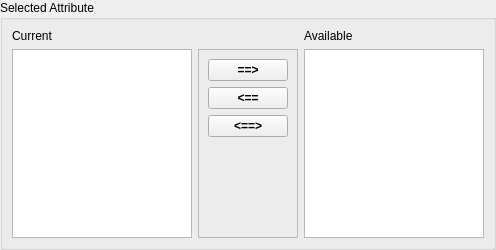
<?xml version="1.0" encoding="UTF-8"?>
<ui version="4.0">
 <class>qtAttributeAssociation</class>
 <widget class="QWidget" name="qtAttributeAssociation">
  <property name="geometry">
   <rect>
    <x>0</x>
    <y>0</y>
    <width>496</width>
    <height>250</height>
   </rect>
  </property>
  <property name="windowTitle">
   <string>Form</string>
  </property>
  <layout class="QVBoxLayout" name="verticalLayout_2">
   <property name="margin">
    <number>0</number>
   </property>
   <item>
    <widget class="QGroupBox" name="currentGroup">
     <property name="title">
      <string>Selected Attribute</string>
     </property>
     <layout class="QGridLayout" name="gridLayout">
      <item row="1" column="2">
       <widget class="QListWidget" name="AvailableList"/>
      </item>
      <item row="1" column="0">
       <widget class="QListWidget" name="CurrentList"/>
      </item>
      <item row="1" column="1">
       <widget class="QFrame" name="ButtonsFrame">
        <property name="frameShape">
         <enum>QFrame::StyledPanel</enum>
        </property>
        <property name="frameShadow">
         <enum>QFrame::Raised</enum>
        </property>
        <layout class="QVBoxLayout" name="verticalLayout">
         <item>
          <widget class="QPushButton" name="MoveToRight">
           <property name="font">
            <font>
             <weight>75</weight>
             <bold>true</bold>
            </font>
           </property>
           <property name="text">
            <string>==&gt;</string>
           </property>
          </widget>
         </item>
         <item>
          <widget class="QPushButton" name="MoveToLeft">
           <property name="font">
            <font>
             <weight>75</weight>
             <italic>false</italic>
             <bold>true</bold>
            </font>
           </property>
           <property name="text">
            <string>&lt;==</string>
           </property>
          </widget>
         </item>
         <item>
          <widget class="QPushButton" name="ExchangeLeftRight">
           <property name="font">
            <font>
             <weight>75</weight>
             <bold>true</bold>
            </font>
           </property>
           <property name="text">
            <string>&lt;==&gt;</string>
           </property>
          </widget>
         </item>
         <item>
          <spacer name="verticalSpacer">
           <property name="orientation">
            <enum>Qt::Vertical</enum>
           </property>
           <property name="sizeHint" stdset="0">
            <size>
             <width>20</width>
             <height>117</height>
            </size>
           </property>
          </spacer>
         </item>
        </layout>
       </widget>
      </item>
      <item row="0" column="0">
       <widget class="QLabel" name="labelCurrent">
        <property name="text">
         <string>Current</string>
        </property>
       </widget>
      </item>
      <item row="0" column="2">
       <widget class="QLabel" name="label_2">
        <property name="text">
         <string>Available</string>
        </property>
       </widget>
      </item>
     </layout>
    </widget>
   </item>
  </layout>
 </widget>
 <resources/>
 <connections/>
</ui>
